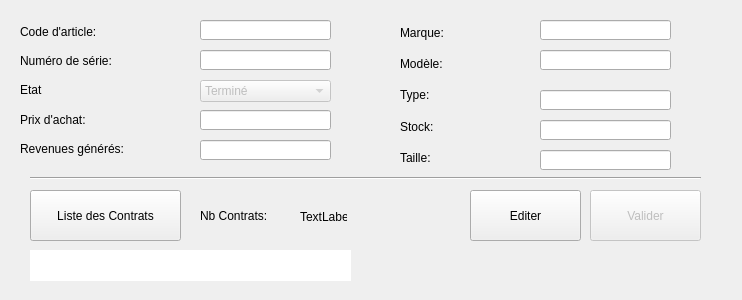
<?xml version="1.0" encoding="UTF-8"?>
<ui version="4.0">
 <class>MainWindow</class>
 <widget class="QMainWindow" name="MainWindow">
  <property name="geometry">
   <rect>
    <x>0</x>
    <y>0</y>
    <width>742</width>
    <height>300</height>
   </rect>
  </property>
  <property name="windowTitle">
   <string>Détail Article</string>
  </property>
  <widget class="QWidget" name="centralwidget">
   <widget class="QWidget" name="verticalLayoutWidget">
    <property name="geometry">
     <rect>
      <x>20</x>
      <y>20</y>
      <width>175</width>
      <height>140</height>
     </rect>
    </property>
    <layout class="QVBoxLayout" name="verticalLayout">
     <item>
      <widget class="QLabel" name="label">
       <property name="styleSheet">
        <string notr="true">font: 87 10pt &quot;Arial Black&quot;;</string>
       </property>
       <property name="text">
        <string>Code d'article:</string>
       </property>
      </widget>
     </item>
     <item>
      <widget class="QLabel" name="label_3">
       <property name="styleSheet">
        <string notr="true">font: 87 10pt &quot;Arial Black&quot;;</string>
       </property>
       <property name="text">
        <string>Numéro de série:</string>
       </property>
      </widget>
     </item>
     <item>
      <widget class="QLabel" name="label_11">
       <property name="styleSheet">
        <string notr="true">font: 87 10pt &quot;Arial Black&quot;;</string>
       </property>
       <property name="text">
        <string>Etat</string>
       </property>
      </widget>
     </item>
     <item>
      <widget class="QLabel" name="label_9">
       <property name="styleSheet">
        <string notr="true">font: 87 10pt &quot;Arial Black&quot;;</string>
       </property>
       <property name="text">
        <string>Prix d'achat:</string>
       </property>
      </widget>
     </item>
     <item>
      <widget class="QLabel" name="label_10">
       <property name="styleSheet">
        <string notr="true">font: 87 10pt &quot;Arial Black&quot;;</string>
       </property>
       <property name="text">
        <string>Revenues générés:</string>
       </property>
      </widget>
     </item>
    </layout>
   </widget>
   <widget class="QWidget" name="verticalLayoutWidget_3">
    <property name="geometry">
     <rect>
      <x>400</x>
      <y>20</y>
      <width>121</width>
      <height>150</height>
     </rect>
    </property>
    <layout class="QVBoxLayout" name="verticalLayout_3">
     <item>
      <widget class="QLabel" name="label_6">
       <property name="styleSheet">
        <string notr="true">font: 87 10pt &quot;Arial Black&quot;;</string>
       </property>
       <property name="text">
        <string>Marque:</string>
       </property>
      </widget>
     </item>
     <item>
      <widget class="QLabel" name="label_4">
       <property name="styleSheet">
        <string notr="true">font: 87 10pt &quot;Arial Black&quot;;</string>
       </property>
       <property name="text">
        <string>Modèle:</string>
       </property>
      </widget>
     </item>
     <item>
      <widget class="QLabel" name="label_7">
       <property name="styleSheet">
        <string notr="true">font: 87 10pt &quot;Arial Black&quot;;</string>
       </property>
       <property name="text">
        <string>Type:</string>
       </property>
      </widget>
     </item>
     <item>
      <widget class="QLabel" name="label_8">
       <property name="styleSheet">
        <string notr="true">font: 87 10pt &quot;Arial Black&quot;;</string>
       </property>
       <property name="text">
        <string>Stock:</string>
       </property>
      </widget>
     </item>
     <item>
      <widget class="QLabel" name="label_2">
       <property name="styleSheet">
        <string notr="true">font: 87 10pt &quot;Arial Black&quot;;</string>
       </property>
       <property name="text">
        <string>Taille:</string>
       </property>
      </widget>
     </item>
    </layout>
   </widget>
   <widget class="Line" name="line">
    <property name="geometry">
     <rect>
      <x>30</x>
      <y>170</y>
      <width>671</width>
      <height>16</height>
     </rect>
    </property>
    <property name="orientation">
     <enum>Qt::Horizontal</enum>
    </property>
   </widget>
   <widget class="QPushButton" name="btnContracts">
    <property name="geometry">
     <rect>
      <x>30</x>
      <y>190</y>
      <width>151</width>
      <height>51</height>
     </rect>
    </property>
    <property name="text">
     <string>Liste des Contrats</string>
    </property>
   </widget>
   <widget class="QLabel" name="label_5">
    <property name="geometry">
     <rect>
      <x>200</x>
      <y>206</y>
      <width>111</width>
      <height>20</height>
     </rect>
    </property>
    <property name="styleSheet">
     <string notr="true">font: 87 10pt &quot;Arial Black&quot;;</string>
    </property>
    <property name="text">
     <string>Nb Contrats:</string>
    </property>
   </widget>
   <widget class="QLabel" name="lblnbContracts">
    <property name="geometry">
     <rect>
      <x>300</x>
      <y>210</y>
      <width>47</width>
      <height>13</height>
     </rect>
    </property>
    <property name="text">
     <string>TextLabel</string>
    </property>
   </widget>
   <widget class="QPushButton" name="btnEdit">
    <property name="geometry">
     <rect>
      <x>470</x>
      <y>190</y>
      <width>111</width>
      <height>51</height>
     </rect>
    </property>
    <property name="text">
     <string>Editer</string>
    </property>
   </widget>
   <widget class="QPushButton" name="btnValider">
    <property name="enabled">
     <bool>false</bool>
    </property>
    <property name="geometry">
     <rect>
      <x>590</x>
      <y>190</y>
      <width>111</width>
      <height>51</height>
     </rect>
    </property>
    <property name="text">
     <string>Valider</string>
    </property>
   </widget>
   <widget class="QLineEdit" name="textCodeArticle">
    <property name="geometry">
     <rect>
      <x>200</x>
      <y>20</y>
      <width>131</width>
      <height>20</height>
     </rect>
    </property>
    <property name="maxLength">
     <number>20</number>
    </property>
    <property name="readOnly">
     <bool>true</bool>
    </property>
   </widget>
   <widget class="QLineEdit" name="textNumeroSerie">
    <property name="geometry">
     <rect>
      <x>200</x>
      <y>50</y>
      <width>131</width>
      <height>20</height>
     </rect>
    </property>
    <property name="maxLength">
     <number>20</number>
    </property>
    <property name="readOnly">
     <bool>true</bool>
    </property>
   </widget>
   <widget class="QLineEdit" name="textPrixAchat">
    <property name="geometry">
     <rect>
      <x>200</x>
      <y>110</y>
      <width>131</width>
      <height>20</height>
     </rect>
    </property>
    <property name="maxLength">
     <number>7</number>
    </property>
    <property name="readOnly">
     <bool>true</bool>
    </property>
   </widget>
   <widget class="QLineEdit" name="textRevenusGeneres">
    <property name="geometry">
     <rect>
      <x>200</x>
      <y>140</y>
      <width>131</width>
      <height>20</height>
     </rect>
    </property>
    <property name="maxLength">
     <number>7</number>
    </property>
    <property name="readOnly">
     <bool>true</bool>
    </property>
   </widget>
   <widget class="QLineEdit" name="textTaille">
    <property name="geometry">
     <rect>
      <x>540</x>
      <y>150</y>
      <width>131</width>
      <height>20</height>
     </rect>
    </property>
    <property name="maxLength">
     <number>7</number>
    </property>
    <property name="readOnly">
     <bool>true</bool>
    </property>
   </widget>
   <widget class="QLineEdit" name="textModel">
    <property name="geometry">
     <rect>
      <x>540</x>
      <y>50</y>
      <width>131</width>
      <height>20</height>
     </rect>
    </property>
    <property name="maxLength">
     <number>20</number>
    </property>
    <property name="readOnly">
     <bool>true</bool>
    </property>
   </widget>
   <widget class="QLineEdit" name="textStock">
    <property name="geometry">
     <rect>
      <x>540</x>
      <y>120</y>
      <width>131</width>
      <height>20</height>
     </rect>
    </property>
    <property name="maxLength">
     <number>7</number>
    </property>
    <property name="readOnly">
     <bool>true</bool>
    </property>
   </widget>
   <widget class="QLineEdit" name="textMarque">
    <property name="geometry">
     <rect>
      <x>540</x>
      <y>20</y>
      <width>131</width>
      <height>20</height>
     </rect>
    </property>
    <property name="maxLength">
     <number>20</number>
    </property>
    <property name="readOnly">
     <bool>true</bool>
    </property>
   </widget>
   <widget class="QLineEdit" name="textType">
    <property name="geometry">
     <rect>
      <x>540</x>
      <y>90</y>
      <width>131</width>
      <height>20</height>
     </rect>
    </property>
    <property name="maxLength">
     <number>7</number>
    </property>
    <property name="readOnly">
     <bool>true</bool>
    </property>
   </widget>
   <widget class="QLineEdit" name="textErrorMessage">
    <property name="geometry">
     <rect>
      <x>30</x>
      <y>250</y>
      <width>321</width>
      <height>31</height>
     </rect>
    </property>
    <property name="sizePolicy">
     <sizepolicy hsizetype="Minimum" vsizetype="Fixed">
      <horstretch>0</horstretch>
      <verstretch>0</verstretch>
     </sizepolicy>
    </property>
    <property name="font">
     <font>
      <pointsize>14</pointsize>
     </font>
    </property>
    <property name="focusPolicy">
     <enum>Qt::NoFocus</enum>
    </property>
    <property name="styleSheet">
     <string notr="true">border: none;
color: red;</string>
    </property>
    <property name="readOnly">
     <bool>true</bool>
    </property>
   </widget>
   <widget class="QComboBox" name="comboBoxEtat">
    <property name="enabled">
     <bool>false</bool>
    </property>
    <property name="geometry">
     <rect>
      <x>200</x>
      <y>80</y>
      <width>131</width>
      <height>22</height>
     </rect>
    </property>
    <property name="focusPolicy">
     <enum>Qt::WheelFocus</enum>
    </property>
    <property name="editable">
     <bool>false</bool>
    </property>
    <item>
     <property name="text">
      <string>Terminé</string>
     </property>
    </item>
    <item>
     <property name="text">
      <string>Neuf</string>
     </property>
    </item>
    <item>
     <property name="text">
      <string>Usagé</string>
     </property>
    </item>
    <item>
     <property name="text">
      <string>Vieux</string>
     </property>
    </item>
   </widget>
  </widget>
 </widget>
 <tabstops>
  <tabstop>textCodeArticle</tabstop>
  <tabstop>textNumeroSerie</tabstop>
  <tabstop>comboBoxEtat</tabstop>
  <tabstop>textPrixAchat</tabstop>
  <tabstop>textRevenusGeneres</tabstop>
  <tabstop>textMarque</tabstop>
  <tabstop>textModel</tabstop>
  <tabstop>textType</tabstop>
  <tabstop>textStock</tabstop>
  <tabstop>textTaille</tabstop>
  <tabstop>btnContracts</tabstop>
  <tabstop>btnEdit</tabstop>
  <tabstop>btnValider</tabstop>
 </tabstops>
 <resources/>
 <connections/>
</ui>
